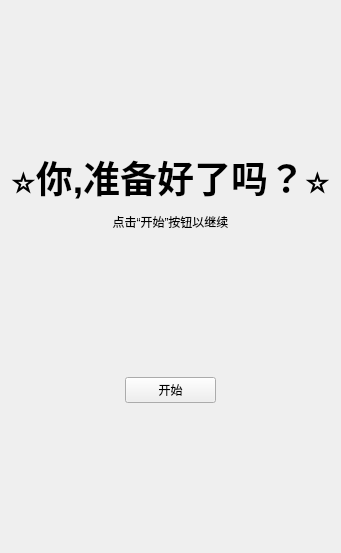
     <widget class="QWidget" name="page">
      <layout class="QVBoxLayout" name="verticalLayout">
       <item>
        <spacer name="verticalSpacer_2">
         <property name="orientation">
          <enum>Qt::Vertical</enum>
         </property>
         <property name="sizeHint" stdset="0">
          <size>
           <width>20</width>
           <height>139</height>
          </size>
         </property>
        </spacer>
       </item>
       <item>
        <widget class="QLabel" name="label">
         <property name="text">
          <string>&lt;html&gt;&lt;head/&gt;&lt;body&gt;&lt;p&gt;&lt;span style=&quot; font-size:28pt; font-weight:600;&quot;&gt;⭐你,准备好了吗？⭐&lt;/span&gt;&lt;/p&gt;&lt;/body&gt;&lt;/html&gt;</string>
         </property>
         <property name="alignment">
          <set>Qt::AlignCenter</set>
         </property>
        </widget>
       </item>
       <item>
        <widget class="QLabel" name="label_2">
         <property name="text">
          <string>点击“开始”按钮以继续</string>
         </property>
         <property name="alignment">
          <set>Qt::AlignCenter</set>
         </property>
        </widget>
       </item>
       <item>
        <spacer name="verticalSpacer">
         <property name="orientation">
          <enum>Qt::Vertical</enum>
         </property>
         <property name="sizeHint" stdset="0">
          <size>
           <width>20</width>
           <height>140</height>
          </size>
         </property>
        </spacer>
       </item>
       <item>
        <layout class="QHBoxLayout" name="horizontalLayout" stretch="10,8,10">
         <item>
          <spacer name="horizontalSpacer">
           <property name="orientation">
            <enum>Qt::Horizontal</enum>
           </property>
           <property name="sizeHint" stdset="0">
            <size>
             <width>40</width>
             <height>20</height>
            </size>
           </property>
          </spacer>
         </item>
         <item>
          <widget class="QPushButton" name="pushButton">
           <property name="text">
            <string>开始</string>
           </property>
          </widget>
         </item>
         <item>
          <spacer name="horizontalSpacer_2">
           <property name="orientation">
            <enum>Qt::Horizontal</enum>
           </property>
           <property name="sizeHint" stdset="0">
            <size>
             <width>40</width>
             <height>20</height>
            </size>
           </property>
          </spacer>
         </item>
        </layout>
       </item>
       <item>
        <spacer name="verticalSpacer_3">
         <property name="orientation">
          <enum>Qt::Vertical</enum>
         </property>
         <property name="sizeHint" stdset="0">
          <size>
           <width>20</width>
           <height>139</height>
          </size>
         </property>
        </spacer>
       </item>
      </layout>
     </widget>
